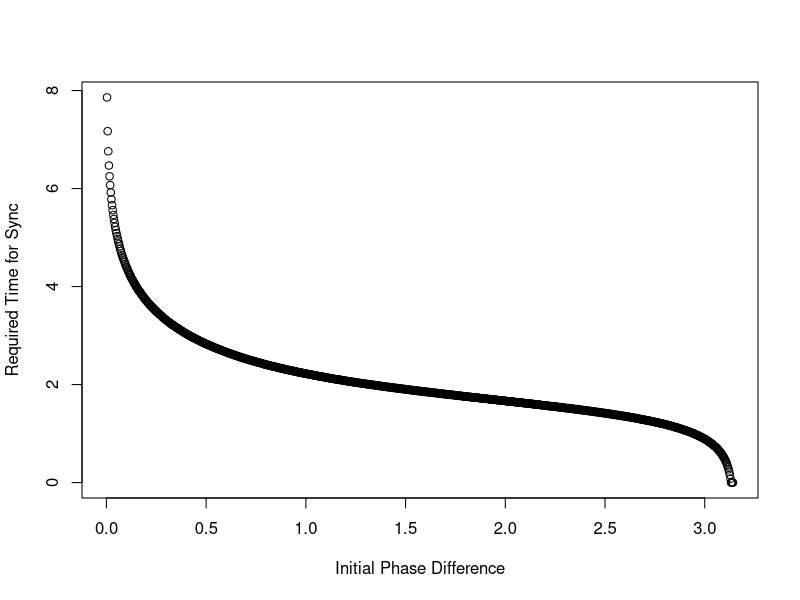

Reproduce this figure in R.
data.rel <- read.csv("output_InitialPhaseDiff_SyncRequiredTime_Relation.csv", header = T)

png(filename = "output_InitialPhaseDiff_SyncRequiredTime_Relation.png", height = 600, width = 1000, res = 144)
plot(data.rel$initial_phase_difference, data.rel$sync_required_time, type = "p", xlab="Initial Phase Difference", ylab = "Required Time for Sync")
dev.off()